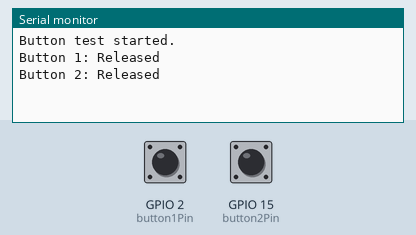
The sketch below on a simulated ESP32. Shown: the last lines printed to the serial monitor. The test bench sets the inputs (shaded band); at power-on: GPIO 2 (button1Pin) HIGH, GPIO 15 (button2Pin) HIGH.

Above: at 1.2 s.
1.3 s: GPIO 2 (button1Pin) pulled LOW for 0.15 s
At 1.53 s:
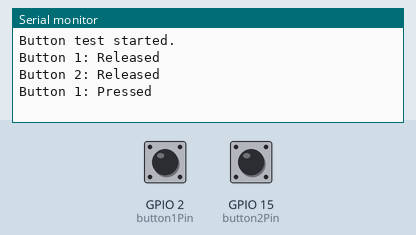
2.9 s: GPIO 15 (button2Pin) pulled LOW for 0.15 s
At 3.9 s:
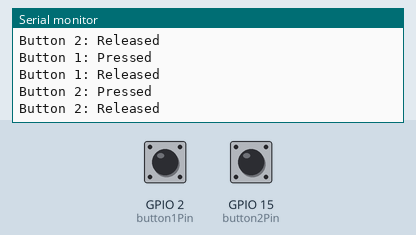

Measured:
- after the input at 1.3 s, the serial monitor: prints a new line after 0.10 s (image 1)
- after the input at 2.9 s, the serial monitor: prints a new line after 0.06 s (image 2)

The sketch:

test-debounce-button.ino
```cpp
#include <Arduino.h>

// Define the pins for the buttons
const int button1Pin = T2; // Button 1
const int button2Pin = T3; // Button 2

// Debounce settings
unsigned long lastDebounceTime = 0;
unsigned long debounceDelay = 50;

int lastButton1State = HIGH;
int lastButton2State = HIGH;
int button1State;
int button2State;

void setup() {
  // Initialize serial communication for debugging
  Serial.begin(115200);

  // Initialize buttons
  pinMode(button1Pin, INPUT_PULLUP);
  pinMode(button2Pin, INPUT_PULLUP);

  Serial.println("Button test started.");
}

void loop() {
  // Read the state of the buttons
  int reading1 = digitalRead(button1Pin);
  int reading2 = digitalRead(button2Pin);

  // Check for button state changes and debounce
  if (reading1 != lastButton1State) {
    lastDebounceTime = millis();
  }

  if (reading2 != lastButton2State) {
    lastDebounceTime = millis();
  }

  if ((millis() - lastDebounceTime) > debounceDelay) {
    // Update the button state if the reading has been stable for the debounce delay
    if (reading1 != button1State) {
      button1State = reading1;
      if (button1State == LOW) {
        Serial.println("Button 1: Pressed");
      } else {
        Serial.println("Button 1: Released");
      }
    }
    if (reading2 != button2State) {
      button2State = reading2;
      if (button2State == LOW) {
        Serial.println("Button 2: Pressed");
      } else {
        Serial.println("Button 2: Released");
      }
    }
  }

  // Save the reading for the next loop
  lastButton1State = reading1;
  lastButton2State = reading2;

  // Small delay to make the serial output readable
  delay(50);
}
```
